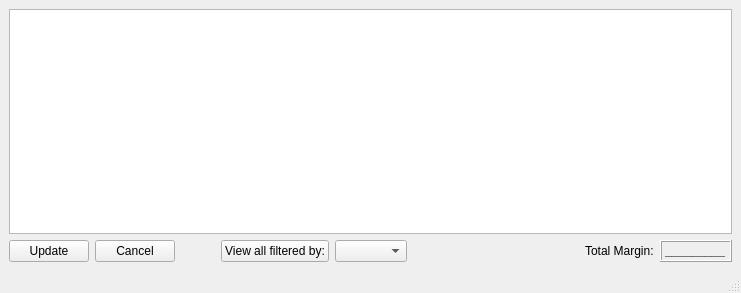
<ui version="4.0" >
 <author></author>
 <comment></comment>
 <exportmacro></exportmacro>
 <class>Sales</class>
 <widget class="QMainWindow" name="Sales" >
  <property name="geometry" >
   <rect>
    <x>0</x>
    <y>0</y>
    <width>741</width>
    <height>293</height>
   </rect>
  </property>
  <property name="windowTitle" >
   <string>Sales Tracking</string>
  </property>
  <widget class="QWidget" name="centralwidget" >
   <layout class="QVBoxLayout" >
    <property name="margin" >
     <number>9</number>
    </property>
    <property name="spacing" >
     <number>6</number>
    </property>
    <item>
     <widget class="QTableWidget" name="salesTable" >
      <property name="statusTip" >
       <string>You can edit the Sale date, sale location, quantity sold, status and sale price.</string>
      </property>
      <property name="sortingEnabled" >
       <bool>true</bool>
      </property>
     </widget>
    </item>
    <item>
     <widget class="QWidget" name="widget" >
      <layout class="QHBoxLayout" >
       <property name="margin" >
        <number>0</number>
       </property>
       <property name="spacing" >
        <number>6</number>
       </property>
       <item>
        <layout class="QHBoxLayout" >
         <property name="margin" >
          <number>0</number>
         </property>
         <property name="spacing" >
          <number>6</number>
         </property>
         <item>
          <widget class="QPushButton" name="updateButton" >
           <property name="text" >
            <string>Update</string>
           </property>
          </widget>
         </item>
         <item>
          <widget class="QPushButton" name="cancelButton" >
           <property name="text" >
            <string>Cancel</string>
           </property>
          </widget>
         </item>
         <item>
          <spacer>
           <property name="orientation" >
            <enum>Qt::Horizontal</enum>
           </property>
           <property name="sizeHint" >
            <size>
             <width>40</width>
             <height>20</height>
            </size>
           </property>
          </spacer>
         </item>
         <item>
          <widget class="QPushButton" name="viewFilteredButton" >
           <property name="statusTip" >
            <string>Filter view using selected status</string>
           </property>
           <property name="text" >
            <string>View all filtered by:</string>
           </property>
          </widget>
         </item>
         <item>
          <widget class="QComboBox" name="filterCombo" />
         </item>
        </layout>
       </item>
       <item>
        <spacer>
         <property name="orientation" >
          <enum>Qt::Horizontal</enum>
         </property>
         <property name="sizeHint" >
          <size>
           <width>40</width>
           <height>20</height>
          </size>
         </property>
        </spacer>
       </item>
       <item>
        <layout class="QHBoxLayout" >
         <property name="margin" >
          <number>0</number>
         </property>
         <property name="spacing" >
          <number>6</number>
         </property>
         <item>
          <widget class="QLabel" name="label_15" >
           <property name="text" >
            <string>Total Margin:</string>
           </property>
          </widget>
         </item>
         <item>
          <widget class="QLabel" name="totalMargin" >
           <property name="font" >
            <font>
             <family>MS Shell Dlg 2</family>
             <pointsize>9</pointsize>
             <weight>75</weight>
             <italic>false</italic>
             <bold>true</bold>
             <underline>false</underline>
             <strikeout>false</strikeout>
            </font>
           </property>
           <property name="frameShape" >
            <enum>QFrame::Box</enum>
           </property>
           <property name="frameShadow" >
            <enum>QFrame::Raised</enum>
           </property>
           <property name="text" >
            <string>_________</string>
           </property>
          </widget>
         </item>
        </layout>
       </item>
      </layout>
     </widget>
    </item>
   </layout>
  </widget>
  <widget class="QMenuBar" name="menubar" >
   <property name="geometry" >
    <rect>
     <x>0</x>
     <y>0</y>
     <width>741</width>
     <height>21</height>
    </rect>
   </property>
  </widget>
  <widget class="QStatusBar" name="statusbar" />
 </widget>
 <pixmapfunction></pixmapfunction>
 <resources/>
 <connections/>
</ui>
